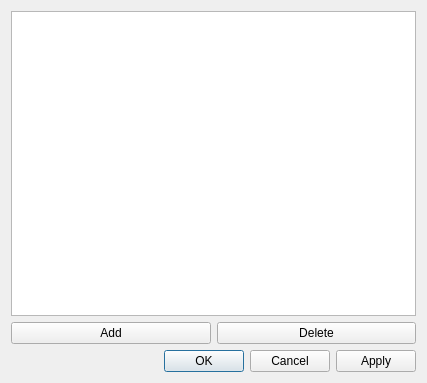
<?xml version="1.0" encoding="UTF-8"?>
<ui version="4.0">
 <class>parameterDialog</class>
 <widget class="QDialog" name="parameterDialog">
  <property name="geometry">
   <rect>
    <x>0</x>
    <y>0</y>
    <width>427</width>
    <height>383</height>
   </rect>
  </property>
  <property name="windowTitle">
   <string>Dialog</string>
  </property>
  <property name="modal">
   <bool>true</bool>
  </property>
  <layout class="QVBoxLayout" name="verticalLayout_2">
   <item>
    <layout class="QVBoxLayout" name="verticalLayout">
     <item>
      <widget class="QTableView" name="tableView">
       <property name="sortingEnabled">
        <bool>true</bool>
       </property>
       <attribute name="horizontalHeaderCascadingSectionResizes">
        <bool>false</bool>
       </attribute>
       <attribute name="horizontalHeaderDefaultSectionSize">
        <number>100</number>
       </attribute>
       <attribute name="horizontalHeaderHighlightSections">
        <bool>true</bool>
       </attribute>
       <attribute name="horizontalHeaderMinimumSectionSize">
        <number>50</number>
       </attribute>
       <attribute name="horizontalHeaderStretchLastSection">
        <bool>true</bool>
       </attribute>
       <attribute name="verticalHeaderCascadingSectionResizes">
        <bool>false</bool>
       </attribute>
       <attribute name="verticalHeaderStretchLastSection">
        <bool>false</bool>
       </attribute>
      </widget>
     </item>
     <item>
      <layout class="QHBoxLayout" name="horizontalLayout">
       <item>
        <widget class="QPushButton" name="addButton">
         <property name="text">
          <string>Add</string>
         </property>
        </widget>
       </item>
       <item>
        <widget class="QPushButton" name="deleteButton">
         <property name="text">
          <string>Delete</string>
         </property>
        </widget>
       </item>
      </layout>
     </item>
     <item>
      <widget class="QDialogButtonBox" name="buttonBox">
       <property name="orientation">
        <enum>Qt::Horizontal</enum>
       </property>
       <property name="standardButtons">
        <set>QDialogButtonBox::Apply|QDialogButtonBox::Cancel|QDialogButtonBox::Ok</set>
       </property>
      </widget>
     </item>
    </layout>
   </item>
  </layout>
 </widget>
 <resources/>
 <connections>
  <connection>
   <sender>buttonBox</sender>
   <signal>accepted()</signal>
   <receiver>parameterDialog</receiver>
   <slot>accept()</slot>
   <hints>
    <hint type="sourcelabel">
     <x>230</x>
     <y>353</y>
    </hint>
    <hint type="destinationlabel">
     <x>157</x>
     <y>274</y>
    </hint>
   </hints>
  </connection>
  <connection>
   <sender>buttonBox</sender>
   <signal>rejected()</signal>
   <receiver>parameterDialog</receiver>
   <slot>reject()</slot>
   <hints>
    <hint type="sourcelabel">
     <x>298</x>
     <y>359</y>
    </hint>
    <hint type="destinationlabel">
     <x>286</x>
     <y>274</y>
    </hint>
   </hints>
  </connection>
 </connections>
</ui>
